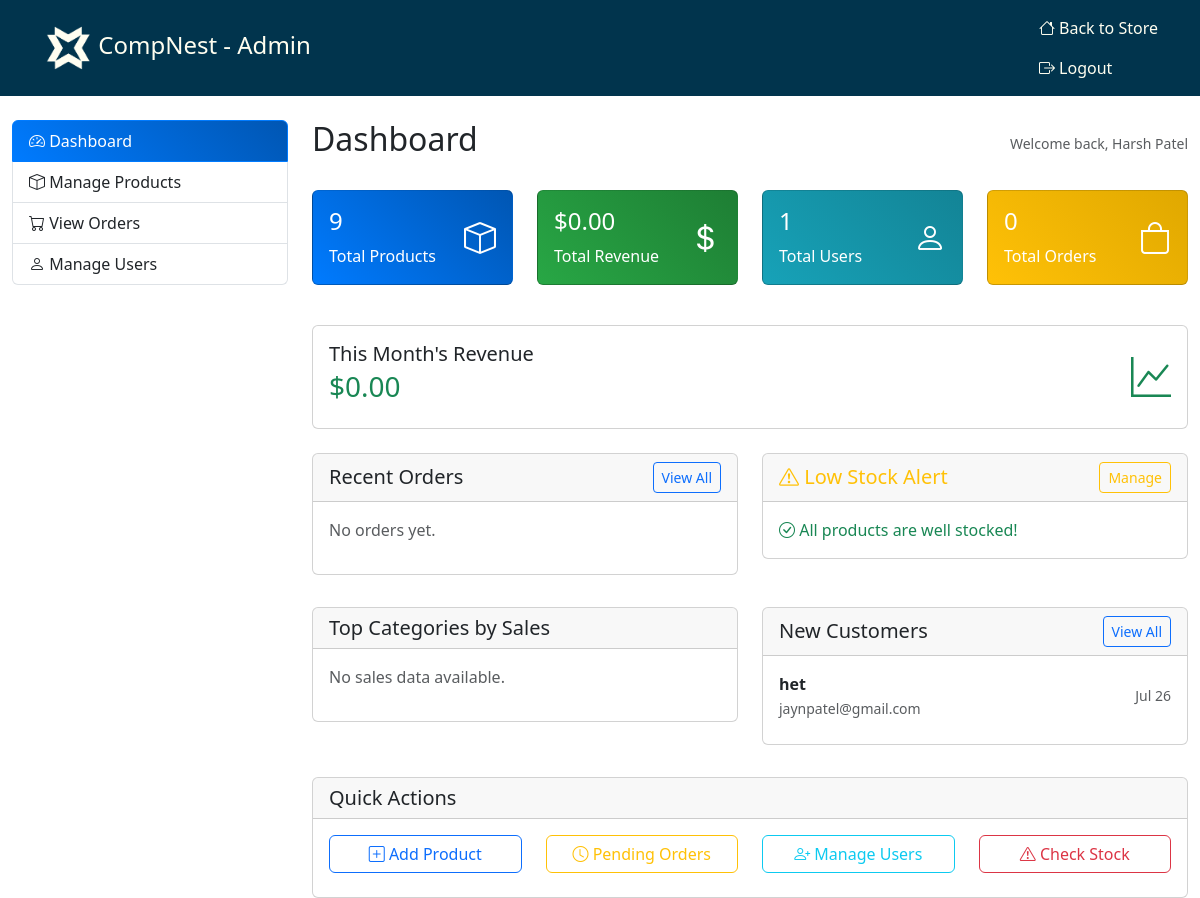
/admin/index.php (signed in), run on the app's committed database.
### tables this page shows
CREATE TABLE `users` (
  `id` int(11) NOT NULL,
  `name` varchar(100) NOT NULL,
  `email` varchar(100) NOT NULL,
  `password` varchar(255) NOT NULL,
  `is_admin` tinyint(1) DEFAULT 0,
  `created_at` timestamp NOT NULL DEFAULT current_timestamp(),
  `billing_name` varchar(255) DEFAULT NULL,
  `billing_address` text DEFAULT NULL,
  `billing_city` varchar(100) DEFAULT NULL,
  `billing_postal` varchar(20) DEFAULT NULL,
  `billing_phone` varchar(20) DEFAULT NULL
);

### config.php (called while the page is built, shortened)
<?php
function formatPrice($price) {
    return '$' . number_format($price, 2);
}

### admin/index.php (the view, shortened to what this page needs)
<?php
require_once '../config.php';
$stats = [];
$stmt = $pdo->query("SELECT COUNT(*) FROM products");
$stats['total_products'] = $stmt->fetchColumn();
$stmt = $pdo->query("SELECT COUNT(*) FROM users WHERE is_admin = 0");
$stats['total_users'] = $stmt->fetchColumn();
$stmt = $pdo->query("SELECT COUNT(*) FROM orders");
$stats['total_orders'] = $stmt->fetchColumn();
$stmt = $pdo->query("SELECT SUM(total_price) FROM orders");
$stats['total_revenue'] = $stmt->fetchColumn() ?: 0;
$stmt = $pdo->query("
    SELECT SUM(total_price) FROM orders
    WHERE MONTH(order_date) = MONTH(CURRENT_DATE())
    AND YEAR(order_date) = YEAR(CURRENT_DATE())
");
$stats['monthly_revenue'] = $stmt->fetchColumn() ?: 0;
$stmt = $pdo->query("
    SELECT o.id, o.total_price, o.order_date, o.status, u.name as user_name
    FROM orders o
    JOIN users u ON o.user_id = u.id
    ORDER BY o.order_date DESC
    LIMIT 5
");
$recent_orders = $stmt->fetchAll();
$stmt = $pdo->query("SELECT * FROM products WHERE stock <= 5 ORDER BY stock ASC LIMIT 5");
$low_stock = $stmt->fetchAll();
$stmt = $pdo->query("
    SELECT p.category, SUM(oi.quantity * oi.price) as total_sales, COUNT(oi.id) as items_sold
    FROM order_items oi
    JOIN products p ON oi.product_id = p.id
    GROUP BY p.category
    ORDER BY total_sales DESC
    LIMIT 5
");
$category_sales = $stmt->fetchAll();
$stmt = $pdo->query("
    SELECT name, email, created_at
    FROM users
    WHERE is_admin = 0
    ORDER BY created_at DESC
    LIMIT 5
");
$recent_users = $stmt->fetchAll();
?>
<!DOCTYPE html>
<html lang="en">
<head>
    <link href="../css/bootstrap.css" rel="stylesheet">
    <link rel="stylesheet" href="https://cdn.jsdelivr.net/npm/bootstrap-icons@1.11.3/font/bootstrap-icons.min.css">
    <link href="../css/style.css" rel="stylesheet">
</head>
<body>
    <nav class="navbar custom-navbar">
        <div class="container">
            <a class="navbar-brand" href="../index.php">
                <img src="../images/logo.png" alt="CompNest - Admin" style="max-height: 50px;">
                CompNest - Admin
            </a>
            <div class="navbar-nav ms-auto">
                <a class="nav-link" href="../index.php">
                    <i class="bi bi-house"></i> Back to Store
                </a>
                <a class="nav-link" href="../logout.php">
                    <i class="bi bi-box-arrow-right"></i> Logout
                </a>
            </div>
        </div>
    </nav>
    <div class="container-fluid mt-4">
        <div class="row">
            <div class="col-md-3">
                <div class="list-group">
                    <a href="index.php" class="list-group-item list-group-item-action active">
                        <i class="bi bi-speedometer2"></i> Dashboard
                    </a>
                    <a href="products.php" class="list-group-item list-group-item-action">
                        <i class="bi bi-box"></i> Manage Products
                    </a>
                    <a href="orders.php" class="list-group-item list-group-item-action">
                        <i class="bi bi-cart"></i> View Orders
                    </a>
                    <a href="users.php" class="list-group-item list-group-item-action">
                        <i class="bi bi-person"></i> Manage Users
                    </a>
                </div>
            </div>
            <div class="col-md-9">
                <div class="d-flex justify-content-between align-items-center mb-4">
                    <h2>Dashboard</h2>
                    <small class="text-muted">Welcome back, <?php echo htmlspecialchars($_SESSION['user_name']); ?></small>
                </div>
                <div class="row mb-4">
                    <div class="col-lg-3 col-md-6 mb-3">
                        <div class="card bg-primary text-white stats-card">
                            <div class="card-body">
                                <div class="d-flex justify-content-between">
                                    <div>
                                        <h4><?php echo $stats['total_products']; ?></h4>
                                        <p class="mb-0">Total Products</p>
                                    </div>
                                    <div class="align-self-center">
                                        <i class="bi bi-box" style="font-size: 2rem;"></i>
                                    </div>
                                </div>
                            </div>
                        </div>
                    </div>
                    <div class="col-lg-3 col-md-6 mb-3">
                        <div class="card bg-success text-white stats-card">
                            <div class="card-body">
                                <div class="d-flex justify-content-between">
                                    <div>
                                        <h4><?php echo formatPrice($stats['total_revenue']); ?></h4>
                                        <p class="mb-0">Total Revenue</p>
                                    </div>
                                    <div class="align-self-center">
                                        <i class="bi bi-currency-dollar" style="font-size: 2rem;"></i>
                                    </div>
                                </div>
                            </div>
                        </div>
                    </div>
                    <div class="col-lg-3 col-md-6 mb-3">
                        <div class="card bg-info text-white stats-card">
                            <div class="card-body">
                                <div class="d-flex justify-content-between">
                                    <div>
                                        <h4><?php echo $stats['total_users']; ?></h4>
                                        <p class="mb-0">Total Users</p>
                                    </div>
                                    <div class="align-self-center">
                                        <i class="bi bi-person" style="font-size: 2rem;"></i>
                                    </div>
                                </div>
                            </div>
                        </div>
                    </div>
                    <div class="col-lg-3 col-md-6 mb-3">
                        <div class="card bg-warning text-white stats-card">
                            <div class="card-body">
                                <div class="d-flex justify-content-between">
                                    <div>
                                        <h4><?php echo $stats['total_orders']; ?></h4>
                                        <p class="mb-0">Total Orders</p>
                                    </div>
                                    <div class="align-self-center">
                                        <i class="bi bi-bag" style="font-size: 2rem;"></i>
                                    </div>
                                </div>
                            </div>
                        </div>
                    </div>
                </div>
                <div class="row mb-4">
                    <div class="col-md-12">
                        <div class="card">
                            <div class="card-body">
                                <div class="d-flex justify-content-between align-items-center">
                                    <div>
                                        <h5 class="card-title mb-1">This Month's Revenue</h5>
                                        <h3 class="text-success"><?php echo formatPrice($stats['monthly_revenue']); ?></h3>
                                    </div>
                                    <div class="text-end">
                                        <i class="bi bi-graph-up text-success" style="font-size: 2.5rem;"></i>
                                    </div>
                                </div>
                            </div>
                        </div>
                    </div>
                </div>
                <div class="row">
                    <div class="col-md-6 dashboard-widget">
                        <div class="card">
                            <div class="card-header d-flex justify-content-between align-items-center">
                                <h5 class="mb-0">Recent Orders</h5>
                                <a href="orders.php" class="btn btn-sm btn-outline-primary">View All</a>
                            </div>
                            <div class="card-body">
                                <?php if (empty($recent_orders)): ?>
                                    <p class="text-muted">No orders yet.</p>
                                <?php endif; ?>
                            </div>
                        </div>
                    </div>
                    <div class="col-md-6 dashboard-widget">
                        <div class="card">
                            <div class="card-header d-flex justify-content-between align-items-center">
                                <h5 class="mb-0 text-warning">
                                    <i class="bi bi-exclamation-triangle"></i> Low Stock Alert
                                </h5>
                                <a href="products.php" class="btn btn-sm btn-outline-warning">Manage</a>
                            </div>
                            <div class="card-body">
                                <?php if (empty($low_stock)): ?>
                                    <p class="text-success mb-0">
                                        <i class="bi bi-check-circle"></i> All products are well stocked!
                                    </p>
                                <?php endif; ?>
                            </div>
                        </div>
                    </div>
                </div>
                <div class="row">
                    <div class="col-md-6 dashboard-widget">
                        <div class="card">
                            <div class="card-header">
                                <h5 class="mb-0">Top Categories by Sales</h5>
                            </div>
                            <div class="card-body">
                                <?php if (empty($category_sales)): ?>
                                    <p class="text-muted">No sales data available.</p>
                                <?php endif; ?>
                            </div>
                        </div>
                    </div>
                    <div class="col-md-6 dashboard-widget">
                        <div class="card">
                            <div class="card-header d-flex justify-content-between align-items-center">
                                <h5 class="mb-0">New Customers</h5>
                                <a href="users.php" class="btn btn-sm btn-outline-primary">View All</a>
                            </div>
                            <div class="card-body">
                                <?php if (empty($recent_users)): ?>
                                    <p class="text-muted">No new registrations.</p>
                                <?php else: ?>
                                    <?php foreach ($recent_users as $user): ?>
                                    <div class="d-flex justify-content-between align-items-center mb-2">
                                        <div>
                                            <strong><?php echo htmlspecialchars($user['name']); ?></strong><br>
                                            <small class="text-muted"><?php echo htmlspecialchars($user['email']); ?></small>
                                        </div>
                                        <small class="text-muted"><?php echo date('M j', strtotime($user['created_at'])); ?></small>
                                    </div>
                                    <?php endforeach; ?>
                                <?php endif; ?>
                            </div>
                        </div>
                    </div>
                </div>
                <div class="row">
                    <div class="col-md-12">
                        <div class="card">
                            <div class="card-header">
                                <h5 class="mb-0">Quick Actions</h5>
                            </div>
                            <div class="card-body">
                                <div class="row">
                                    <div class="col-md-3 mb-2">
                                        <a href="products.php" class="btn btn-outline-primary w-100">
                                            <i class="bi bi-plus-square"></i> Add Product
                                        </a>
                                    </div>
                                    <div class="col-md-3 mb-2">
                                        <a href="orders.php?status=pending" class="btn btn-outline-warning w-100">
                                            <i class="bi bi-clock"></i> Pending Orders
                                        </a>
                                    </div>
                                    <div class="col-md-3 mb-2">
                                        <a href="users.php" class="btn btn-outline-info w-100">
                                            <i class="bi bi-person-plus"></i> Manage Users
                                        </a>
                                    </div>
                                    <div class="col-md-3 mb-2">
                                        <a href="products.php?search=stock" class="btn btn-outline-danger w-100">
                                            <i class="bi bi-exclamation-triangle"></i> Check Stock
                                        </a>
                                    </div>
                                </div>
                            </div>
                        </div>
                    </div>
                </div>
            </div>
        </div>
    </div>
</body>
</html>

### css/style.css (style rules this page uses)
.custom-navbar { background-color: #01344d; }
.custom-navbar .navbar-nav .nav-link, .custom-navbar .navbar-brand { color: #fffef0; }
.navbar-brand { font-family:'Segoe UI', Tahoma, Geneva, Verdana, sans-serif; font-size: 1.5rem; }
.navbar-nav .nav-link { transition: color 0.3s ease; }
.list-group-item.active { background: linear-gradient(45deg, #007bff, #0056b3); border-color: #007bff; }
.card.bg-primary { background: linear-gradient(45deg, #007bff, #0056b3) !important; }
.card.bg-success { background: linear-gradient(45deg, #28a745, #1e7e34) !important; }
.card.bg-warning { background: linear-gradient(45deg, #ffc107, #e0a800) !important; }
.card.bg-info { background: linear-gradient(45deg, #17a2b8, #138496) !important; }

### admin/index.php (style rules this page uses)
.stats-card { transition: transform 0.2s; }
.dashboard-widget { margin-bottom: 2rem; }

### data on the page
users: name "het", email "jaynpatel@gmail.com", created_at "Jul 26"

### other printed values
$_SESSION['user_name'] "Harsh Patel"
$stats['total_products'] "9"
formatPrice($stats['total_revenue']) "$0.00"
$stats['total_users'] "1"
$stats['total_orders'] "0"
formatPrice($stats['monthly_revenue']) "$0.00"
